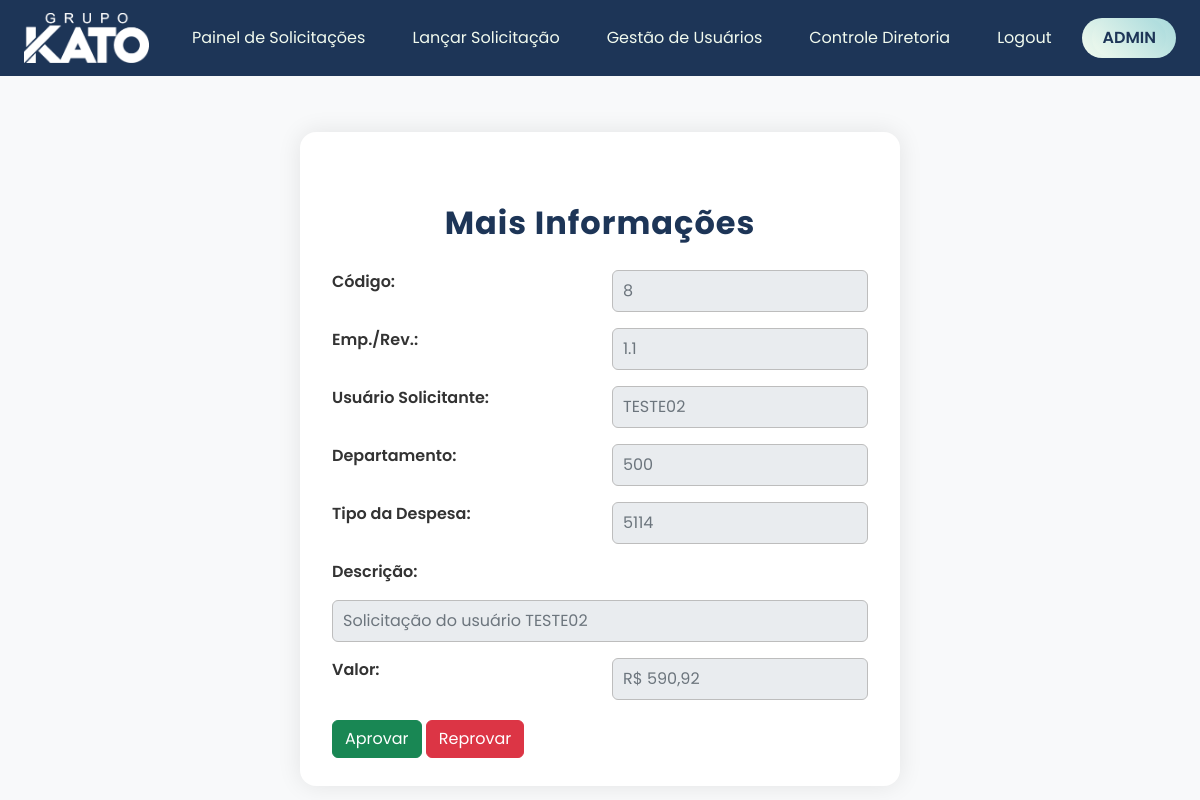
/controle-diretoria/mais-info/8 (signed in), run on the app's committed database.
### models/database.py (models this page shows)
class Usuarios(UserMixin, Model):
    USUARIO = CharField(unique=True)
    SENHA = CharField()
    NOME = CharField()
    CPF = CharField()
    FUNCAO = CharField()
    EMPRESA = IntegerField()
    REVENDA = IntegerField()
    class Meta:
        database = db

class Solicitacoes(Model):
    EMPRESA = IntegerField()
    REVENDA = IntegerField()
    USUARIO_SOLICITANTE = CharField()
    DEPARTAMENTO = CharField()
    TIPO_DESPESA = CharField()
    DESCRICAO = CharField()
    VALOR = FloatField()
    STATUS = CharField()
    MOTIVO_REPROVA = CharField()
    class Meta:
        database = db

### routes/blueprint_controle_diretoria.py (the view)
@blueprint_controle_diretoria.route('/mais-info/<int:id>', methods=['POST', 'GET'])
@login_required
@role_required('ADMIN', 'DIRETORIA')
def mais_info_cd(id):
    solicitacao = Solicitacoes.get_or_none(Solicitacoes.id == id)
    return render_template('mais_info_cd.html', usuario_logado=current_user.USUARIO, solicitacao=solicitacao)

### main.py (called while the page is built)
@login_manager.user_loader
def load_user(user_id):
    try:
        return Usuarios.get(Usuarios.id == int(user_id))
    except Usuarios.DoesNotExist:
        return None

### templates/mais_info_cd.html (shortened to what this page needs)
<!DOCTYPE html>
<html lang="pt-br">
<head>
    <link href="https://cdn.jsdelivr.net/npm/bootstrap@5.3.0/dist/css/bootstrap.min.css" rel="stylesheet">
    <link rel="stylesheet" href="{{ url_for('static', filename='css/mais_info_cd.css')}}">
</head>
<body>
    <header>
        <nav class="navbar navbar-light bg-dark px-4">
            <a class="navbar-brand" href="{{ url_for('blueprint_painel_solicitacoes.painel_solicitacoes') }}"><img src="{{ url_for('static', filename='img/Logo - Grupo Kato Branco.png') }}" alt="Logo KATO"></a>
            <ul class="nav">
                <li class="nav-item">
                    <a class="nav-link text-white" href="{{ url_for('blueprint_painel_solicitacoes.painel_solicitacoes') }}">Painel de Solicitações</a>
                </li>
                <li class="nav-item">
                    <a class="nav-link text-white" href="{{ url_for('blueprint_lancar_solicitacao.lancar_solicitacao') }}">Lançar Solicitação</a>
                </li>
                {% if current_user.FUNCAO == 'ADMIN' %}
                    <li class="nav-item">
                        <a class="nav-link text-white" href="{{ url_for('blueprint_gestao_usuarios.gestao_usuarios') }}">Gestão de Usuários</a>
                    </li>
                {% endif %}
                {% if current_user.FUNCAO == 'ADMIN' or current_user.FUNCAO == 'DIRETORIA' %}
                    <li class="nav-item">
                        <a class="nav-link text-white" href="{{ url_for('blueprint_controle_diretoria.controle_diretoria') }}">Controle Diretoria</a>
                    </li>
                {% endif %}
                <li class="nav-item">
                    <a class="nav-link text-white" href="{{ url_for('blueprint_principal.logout') }}">Logout</a>
                </li>
                <li class="user">
                    <a class="user" href="">{{ usuario_logado }}</a>
                </li>
            </ul>
        </nav>
    </header>
    <main>
        <div class="container">
            <h2 class="titulo">Mais Informações</h2>
            <form action="#" method="POST" class="formulario">
                <label for="id_solicitacao_id">Código:</label>
                <input type="text" readonly id="id_solicitacao_id" name="id" value="{{ solicitacao.id }}">
                <label for="empresa_revenda_id">Emp./Rev.:</label>
                <input type="text" readonly id="empresa_revenda_id" name="empresa_revenda" value="{{ solicitacao.EMPRESA }}.{{ solicitacao.REVENDA }}">
                <label for="usuario_solicitante_id">Usuário Solicitante:</label>
                <input type="text" readonly id="usuario_solicitante_id" name="usuario_solicitante" value="{{ solicitacao.USUARIO_SOLICITANTE }}">
                <label for="departamento_id">Departamento:</label>
                <input type="text" readonly id="departamento_id" name="departamento" value="{{ solicitacao.DEPARTAMENTO }}">
                <label for="tipo_despesa_id">Tipo da Despesa:</label>
                <input type="text" readonly id="tipo_despesa_id" name="tipo_despesa" value="{{ solicitacao.TIPO_DESPESA }}">
                <label for="descricao_id">Descrição:</label>
                <input type="text" readonly id="descricao_id" name="descricao" value="{{ solicitacao.DESCRICAO }}">
                <label for="valor_id">Valor:</label>
                <input type="text" readonly id="valor_id" name="valor" value="R$ {{ "{:,.2f}".format(solicitacao.VALOR).replace(',',"X").replace(".", ",").replace("X", ".") }}">
            </form>
            <button class="btn btn-success" data-bs-toggle="modal" data-bs-target="#confirmModal{{ solicitacao.id }}">Aprovar</button>
            <button class="btn btn-danger" data-bs-toggle="modal" data-bs-target="#modalReprovar{{ solicitacao.id }}">Reprovar</button>
        </div>
    </main>
</body>
</html>

### static/css/mais_info_cd.css (style rules this page uses)
:root { --primary-color: #1d3557; --secondary-color: #f1faee; --accent-color: #a8dadc; --danger-color: #e63946; --input-bg: #f7fafc; --input-border: #bdbdbd; --input-readonly-bg: #e9ecef; --input-readonly-color: #6c757d; }
* { font-family: 'Poppins', sans-serif; box-sizing: border-box; }
body, html { margin: 0; padding: 0; background-color: #f8f9fa; min-height: 100vh; }
.nav { display: flex; gap: 15px; list-style: none; padding: 0; margin: 0; }
.navbar { background-color: var(--primary-color) !important; }
.navbar-brand img { max-height: 50px; width: auto; margin-right: 10px; }
.navbar-brand { font-weight: bold; font-size: 1.5rem; color: var(--secondary-color) !important; }
.nav-link { color: var(--secondary-color) !important; transition: color 0.3s ease; }
.user { text-decoration: none; color: var(--primary-color); font-weight: 600; font-size: 1rem; text-transform: uppercase; padding: 8px 10px; border-radius: 20px; background: linear-gradient(45deg, #f1faee, #a8dadc); transition: all 0.3s ease; }
.titulo { text-align: center; margin: 36px 0 28px 0; color: var(--primary-color); font-size: 2rem; font-weight: 700; letter-spacing: 1px; }
.container { max-width: 600px; margin: 56px auto 40px auto; background: #fff; padding: 36px 32px 28px 32px; border-radius: 16px; box-shadow: 0 0 24px rgba(0,0,0,0.09); }
.formulario { display: grid; grid-template-columns: 1fr 1fr; gap: 14px 24px; margin-bottom: 18px; }
.formulario label { font-weight: 600; color: #333; margin-bottom: 2px; font-size: 1rem; grid-column: span 1; }
.formulario input[type="text"] { width: 100%; padding: 8px 10px; font-size: 1rem; border: 1px solid var(--input-border); border-radius: 6px; background: var(--input-bg); transition: border 0.2s, background 0.2s; margin-bottom: 2px; }
.formulario input[readonly] { background: var(--input-readonly-bg); color: var(--input-readonly-color); cursor: not-allowed; }
.formulario label[for="descricao_id"], .formulario input#descricao_id { grid-column: 1 / 3; }

### data on the page
Usuarios: USUARIO "ADMIN"
Solicitacoes: id "8", empresa_revenda "1.1", usuario_solicitante "TESTE02", departamento "500", tipo_despesa "5114", descricao "Solicitação do usuário TESTE02", valor "R$ 590,92"
